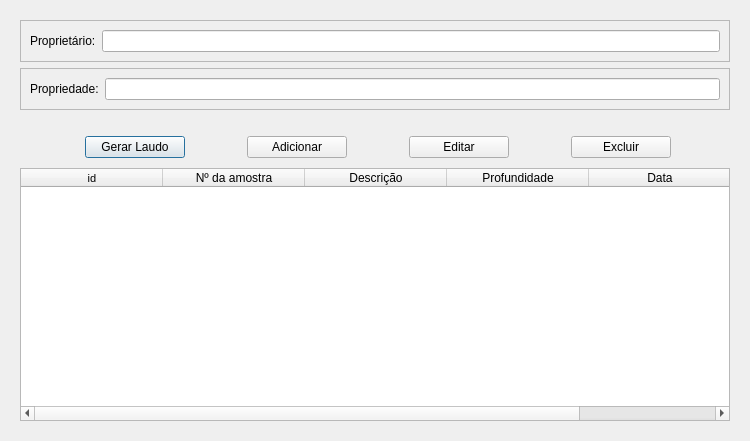
<?xml version="1.0" encoding="UTF-8"?>
<ui version="4.0">
 <class>Dialog</class>
 <widget class="QDialog" name="Dialog">
  <property name="geometry">
   <rect>
    <x>0</x>
    <y>0</y>
    <width>750</width>
    <height>441</height>
   </rect>
  </property>
  <property name="minimumSize">
   <size>
    <width>750</width>
    <height>441</height>
   </size>
  </property>
  <property name="maximumSize">
   <size>
    <width>750</width>
    <height>441</height>
   </size>
  </property>
  <property name="windowTitle">
   <string>Dialog</string>
  </property>
  <layout class="QVBoxLayout" name="verticalLayout">
   <item>
    <widget class="QFrame" name="frame">
     <property name="minimumSize">
      <size>
       <width>712</width>
       <height>0</height>
      </size>
     </property>
     <property name="frameShape">
      <enum>QFrame::Shape::NoFrame</enum>
     </property>
     <layout class="QVBoxLayout" name="verticalLayout_2">
      <item>
       <widget class="QFrame" name="frame_3">
        <property name="frameShape">
         <enum>QFrame::Shape::StyledPanel</enum>
        </property>
        <property name="frameShadow">
         <enum>QFrame::Shadow::Raised</enum>
        </property>
        <layout class="QHBoxLayout" name="horizontalLayout_2">
         <item>
          <widget class="QLabel" name="label">
           <property name="text">
            <string>Proprietário:</string>
           </property>
          </widget>
         </item>
         <item>
          <widget class="QLineEdit" name="owner">
           <property name="readOnly">
            <bool>true</bool>
           </property>
          </widget>
         </item>
        </layout>
       </widget>
      </item>
      <item>
       <widget class="QFrame" name="frame_4">
        <property name="frameShape">
         <enum>QFrame::Shape::StyledPanel</enum>
        </property>
        <property name="frameShadow">
         <enum>QFrame::Shadow::Raised</enum>
        </property>
        <layout class="QHBoxLayout" name="horizontalLayout_3">
         <item>
          <widget class="QLabel" name="label_2">
           <property name="text">
            <string>Propriedade:</string>
           </property>
          </widget>
         </item>
         <item>
          <widget class="QLineEdit" name="property">
           <property name="readOnly">
            <bool>true</bool>
           </property>
          </widget>
         </item>
        </layout>
       </widget>
      </item>
      <item>
       <widget class="QFrame" name="frame_2">
        <property name="minimumSize">
         <size>
          <width>720</width>
          <height>46</height>
         </size>
        </property>
        <property name="maximumSize">
         <size>
          <width>625</width>
          <height>30</height>
         </size>
        </property>
        <property name="frameShape">
         <enum>QFrame::Shape::NoFrame</enum>
        </property>
        <layout class="QHBoxLayout" name="horizontalLayout">
         <item>
          <widget class="QPushButton" name="generate_report">
           <property name="maximumSize">
            <size>
             <width>100</width>
             <height>16777215</height>
            </size>
           </property>
           <property name="text">
            <string>Gerar Laudo</string>
           </property>
          </widget>
         </item>
         <item>
          <widget class="QPushButton" name="add">
           <property name="maximumSize">
            <size>
             <width>100</width>
             <height>16777215</height>
            </size>
           </property>
           <property name="text">
            <string>Adicionar</string>
           </property>
          </widget>
         </item>
         <item>
          <widget class="QPushButton" name="edit">
           <property name="maximumSize">
            <size>
             <width>100</width>
             <height>16777215</height>
            </size>
           </property>
           <property name="text">
            <string>Editar</string>
           </property>
          </widget>
         </item>
         <item>
          <widget class="QPushButton" name="delete_2">
           <property name="maximumSize">
            <size>
             <width>100</width>
             <height>16777215</height>
            </size>
           </property>
           <property name="text">
            <string>Excluir</string>
           </property>
          </widget>
         </item>
        </layout>
       </widget>
      </item>
      <item>
       <widget class="QTableWidget" name="sample_table">
        <attribute name="horizontalHeaderDefaultSectionSize">
         <number>142</number>
        </attribute>
        <column>
         <property name="text">
          <string>id</string>
         </property>
         <property name="font">
          <font>
           <pointsize>8</pointsize>
          </font>
         </property>
        </column>
        <column>
         <property name="text">
          <string>Nº da amostra</string>
         </property>
        </column>
        <column>
         <property name="text">
          <string>Descrição</string>
         </property>
        </column>
        <column>
         <property name="text">
          <string>Profundidade</string>
         </property>
        </column>
        <column>
         <property name="text">
          <string>Data</string>
         </property>
        </column>
       </widget>
      </item>
     </layout>
    </widget>
   </item>
  </layout>
 </widget>
 <resources/>
 <connections/>
</ui>
